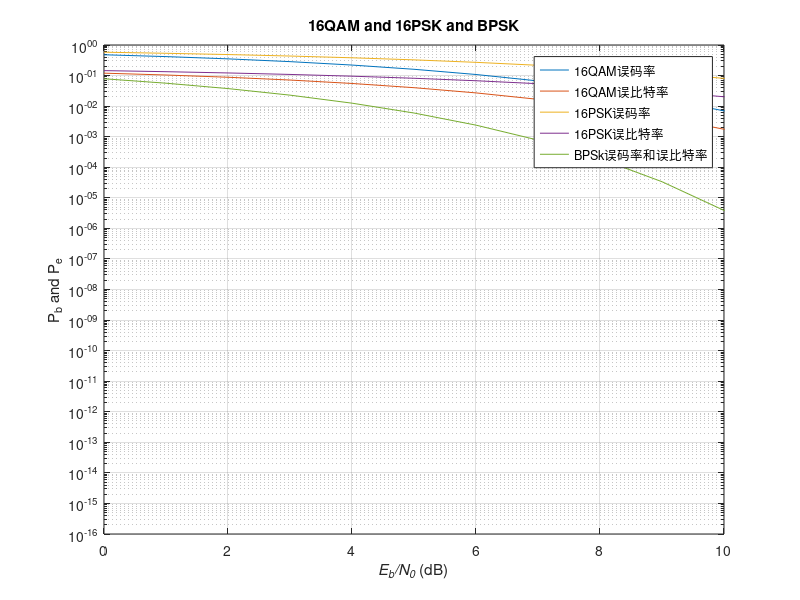

Here is the MATLAB script that generated this plot:
clear all;
clc;

EbN0dB = 0:1:15;
EbN0 = 10.^(EbN0dB/10);

M = 16;
Pe_16_help = 2*(1-1/sqrt(M))*qfunc(sqrt(3*log2(M)*EbN0/(M-1)));
Pe_16QAM = 1- (1 - Pe_16_help).^2;
Pb_16QAM = Pe_16QAM / 4;

Pe_16PSK = 2*qfunc(sin(pi/M)*sqrt(2*log2(M)*EbN0));
Pb_16PSK = Pe_16PSK / 4;

Pe_BPSK = 0.5*erfc(sqrt(EbN0));

semilogy(EbN0dB, Pe_16QAM, EbN0dB, Pb_16QAM)
hold on
semilogy(EbN0dB, Pe_16PSK, EbN0dB, Pb_16PSK)
hold on
semilogy(EbN0dB, Pe_BPSK)
xlim([0 10])
legend('16QAM误码率', '16QAM误比特率', '16PSK误码率', '16PSK误比特率', 'BPSk误码率和误比特率')
xlabel('\it{E_b/N_0} \rm(dB)')
ylabel('P_b and P_e')
title('16QAM and 16PSK and BPSK')
grid on









